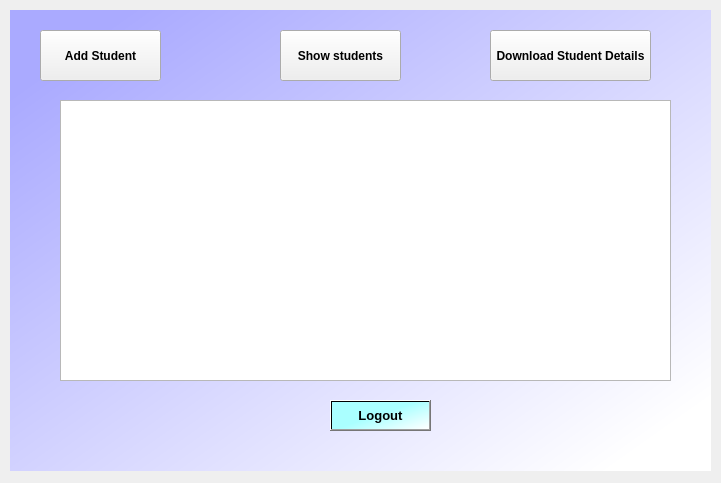
<?xml version="1.0" encoding="UTF-8"?>
<ui version="4.0">
 <class>MainWindow</class>
 <widget class="QMainWindow" name="MainWindow">
  <property name="geometry">
   <rect>
    <x>0</x>
    <y>0</y>
    <width>721</width>
    <height>483</height>
   </rect>
  </property>
  <property name="windowTitle">
   <string>Dashboard Page</string>
  </property>
  <widget class="QWidget" name="centralwidget">
   <widget class="QLabel" name="label">
    <property name="geometry">
     <rect>
      <x>10</x>
      <y>10</y>
      <width>701</width>
      <height>461</height>
     </rect>
    </property>
    <property name="styleSheet">
     <string notr="true">background-color: qlineargradient(spread:pad, x1:0.0734463, y1:0.108, x2:0.938, y2:0.909091, stop:0 rgba(170, 170, 255, 255), stop:1 rgba(255, 255, 255, 255));</string>
    </property>
    <property name="text">
     <string/>
    </property>
   </widget>
   <widget class="QPushButton" name="pushButton">
    <property name="geometry">
     <rect>
      <x>40</x>
      <y>30</y>
      <width>121</width>
      <height>51</height>
     </rect>
    </property>
    <property name="font">
     <font>
      <weight>75</weight>
      <bold>true</bold>
     </font>
    </property>
    <property name="text">
     <string>Add Student</string>
    </property>
   </widget>
   <widget class="QPushButton" name="pushButton_2">
    <property name="geometry">
     <rect>
      <x>280</x>
      <y>30</y>
      <width>121</width>
      <height>51</height>
     </rect>
    </property>
    <property name="font">
     <font>
      <weight>75</weight>
      <bold>true</bold>
     </font>
    </property>
    <property name="text">
     <string>Show students</string>
    </property>
   </widget>
   <widget class="QPushButton" name="pushButton_3">
    <property name="geometry">
     <rect>
      <x>490</x>
      <y>30</y>
      <width>161</width>
      <height>51</height>
     </rect>
    </property>
    <property name="font">
     <font>
      <weight>75</weight>
      <bold>true</bold>
     </font>
    </property>
    <property name="text">
     <string>Download Student Details</string>
    </property>
   </widget>
   <widget class="QPushButton" name="pushButton_5">
    <property name="geometry">
     <rect>
      <x>330</x>
      <y>400</y>
      <width>101</width>
      <height>31</height>
     </rect>
    </property>
    <property name="font">
     <font>
      <pointsize>10</pointsize>
      <weight>75</weight>
      <bold>true</bold>
     </font>
    </property>
    <property name="styleSheet">
     <string notr="true">background-color: qlineargradient(spread:pad, x1:0.432, y1:0.528409, x2:1, y2:1, stop:0 rgba(170, 255, 255, 255), stop:1 rgba(255, 255, 255, 255));</string>
    </property>
    <property name="text">
     <string>Logout</string>
    </property>
   </widget>
   <widget class="QTableWidget" name="tableWidget">
    <property name="geometry">
     <rect>
      <x>60</x>
      <y>100</y>
      <width>611</width>
      <height>281</height>
     </rect>
    </property>
   </widget>
  </widget>
 </widget>
 <resources>
  <include location="ui_resources_files.qrc"/>
 </resources>
 <connections/>
</ui>
